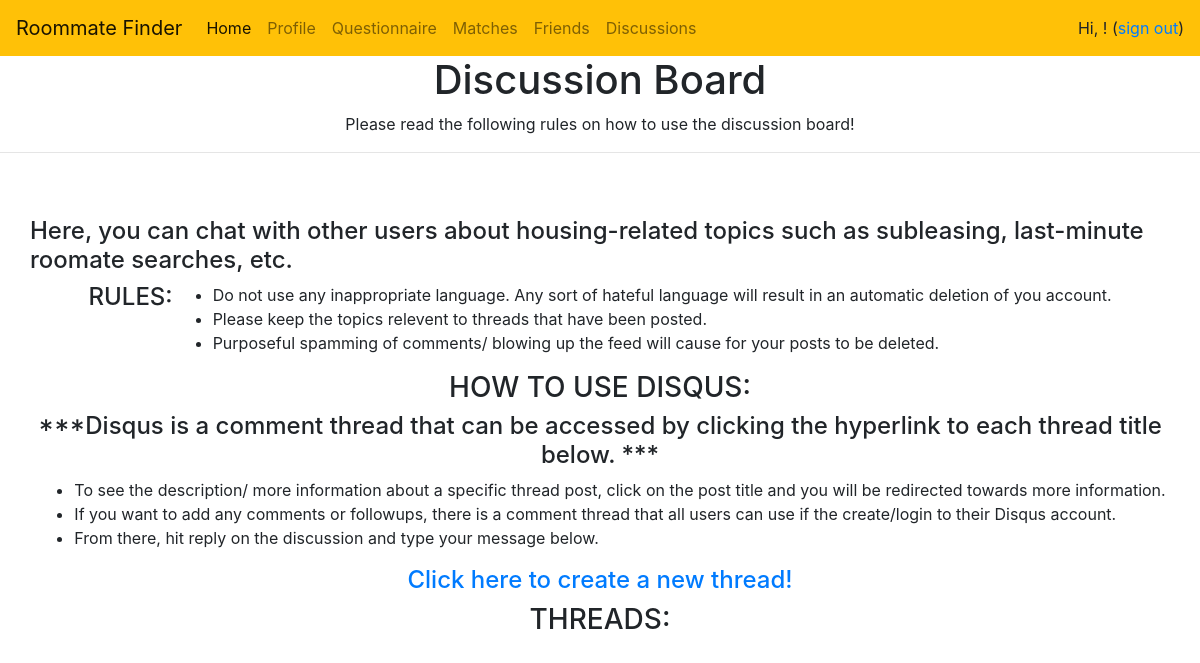
/discussions/, run on an earlier commit of the app's database.
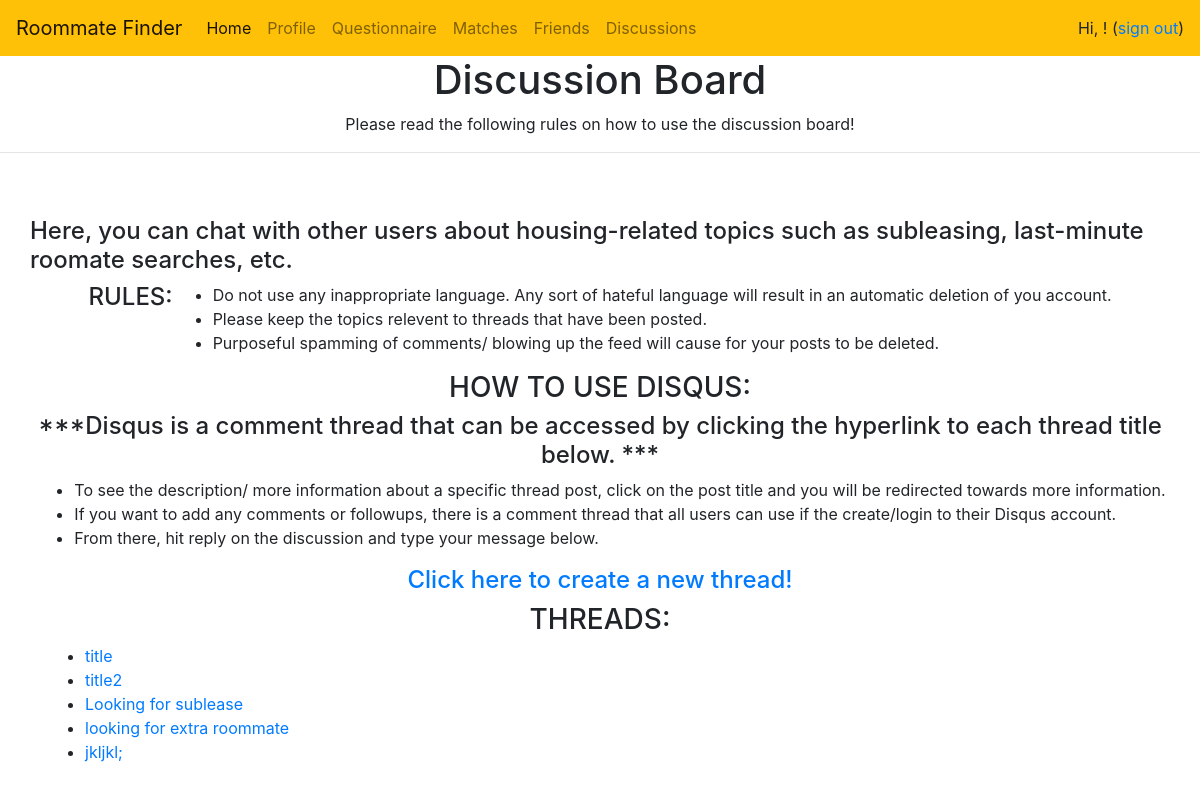
And on a later commit of the database.
### users/models.py (models this page shows, shortened)
class DiscussionThread(models.Model):
    author = models.CharField(max_length=300,default="")
    title = models.CharField(max_length=300,default="")
    description = models.CharField(max_length=500,default="")

### users/views.py (the view)
# urls.py: path('discussions/' , DiscussionView.as_view() ,name="discussions"),
class DiscussionView(ListView):
    model = DiscussionThread
    template_name = 'users/discussion_board.html'

### users/templates/users/discussion_board.html (shortened to what this page needs)
{% load crispy_forms_tags %}
{% load socialaccount %}
{% load cloudinary %}
<html>
    <head>
        <link rel="stylesheet" href="https://stackpath.bootstrapcdn.com/bootstrap/4.3.1/css/bootstrap.min.css">
      </head>
      <div class="media-body">
        <nav class="navbar navbar-expand-lg navbar-light bg-warning">
            <a class="navbar-brand" href="{% url 'home' %}">Roommate Finder</a>
            <div class="collapse navbar-collapse" id="navbarSupportedContent">
              <ul class="navbar-nav mr-auto">
                <li class="nav-item active">
                  <a class="nav-link" href="{% url 'home' %}">Home <span class="sr-only">(current)</span></a>
                </li>
                <li class="nav-item">
                  <a class="nav-link" href="{% url 'profile' %}">Profile</a>
                </li>
                <li class="nav-item">
                  <a class="nav-link" href="{% url 'questionnaire' %}" aria-disabled="true">Questionnaire</a>
                </li>
                <li class="nav-item">
                    <a class="nav-link" href="{% url 'matches' %}">Matches</a>
                </li>
                <li class="nav-item">
                  <a class="nav-link" href="{% url 'friends_list' %}">Friends</a>
              </li>
              <li class="nav-item">
                <a class="nav-link" href="{% url 'discussions' %}">Discussions</a>
            </li>
              </ul>
              Hi, {{user.username}}! (<a href="{% url 'logout' %}">sign out</a>)
            </div>
          </nav>
          <center>
            <h1>Discussion Board</h1>
            <p>Please read the following rules on how to use the discussion board!</p>
          </center>
          <hr/>
          <div class='container'>
            <div class='row justify-content-md-center'>
              <br>
              <br>
              <body>
                  <h4>Here, you can chat with other users about housing-related topics such as subleasing, last-minute roomate searches, etc.</h4>
                  <h4>RULES:</h4>
                 <ul>
                  <li>Do not use any  inappropriate language. Any sort of hateful language will result in an automatic deletion of you account.</li>
                  <li>Please keep the topics relevent to threads that have been posted.</li>
                  <li> Purposeful spamming of comments/ blowing up the feed will cause for your posts to be deleted. </li>
                 </ul>
                 <h3>HOW TO USE DISQUS:</h3>
                 <center>
                 <h4>***Disqus is a comment thread that can be accessed by clicking the hyperlink to each thread title below. ***</h4>
                 </center>
                 <ul>
                  <li>To see the description/ more information about a specific thread post, click on the post title and you will be redirected towards more information.</li>
                  <li>If you want to add any comments or followups, there is a comment thread that all users can use if the create/login to their Disqus account.</li>
                  <li>From there, hit reply on the discussion and type your message below. </li>
                 </ul>
                 <h4><a href="{% url 'discussions_create'%}">Click here to create a new thread!</a></h4>
                 </div>
                 <center><h3>THREADS:</h3></center>
              <ul>
                 {% for d in object_list %}
                     <li> <a href="{%url 'discussions_detail' d.pk %}">{{d.title}} </a><br/>
                     </li>
                 {% endfor %}
              </ul>
              </body>
            </div>
          </div>

What changed in the data, as far as the page shows it:
added DiscussionThread: title "title"
added DiscussionThread: title "title2"
added DiscussionThread: title "Looking for sublease"
added DiscussionThread: title "looking for extra roommate"
added DiscussionThread: title "jkljkl;"
